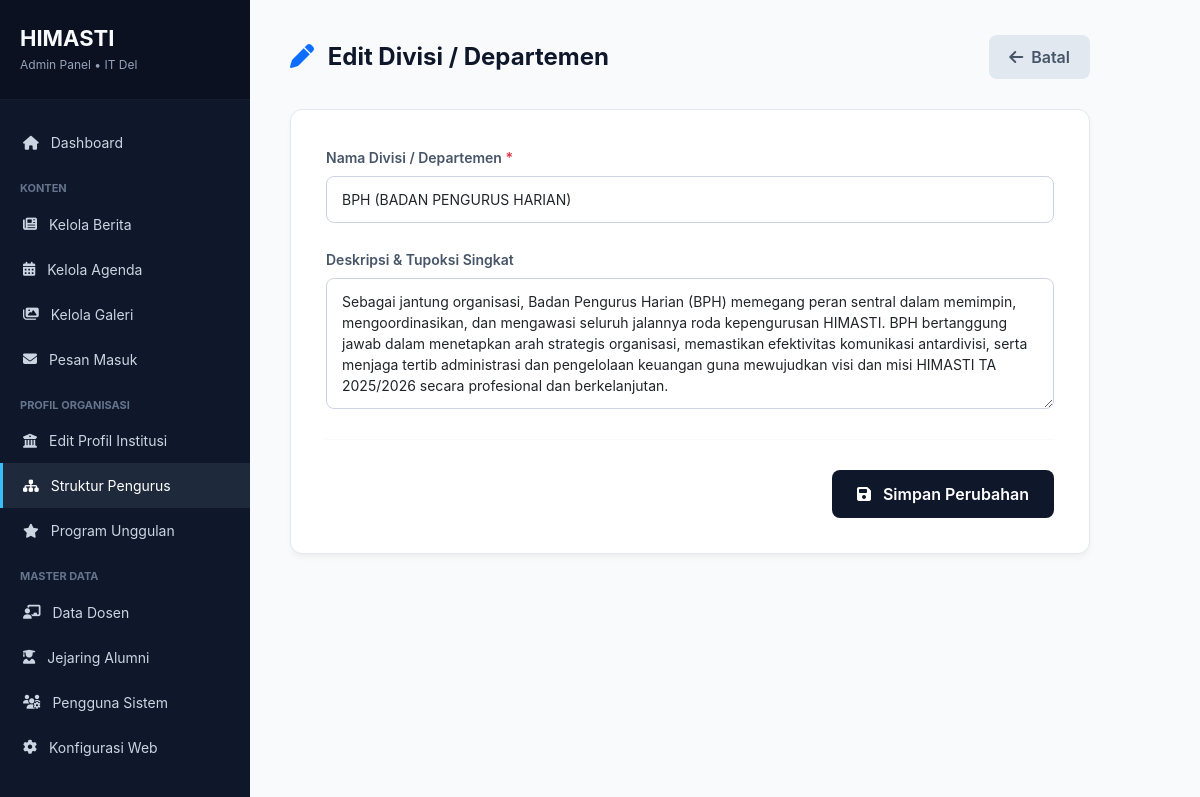
Page /admin/pengurus/edit_divisi.php?id=1 (signed in) on the committed database.
### tables this page shows
CREATE TABLE `divisions` (
  `id` int(11) NOT NULL AUTO_INCREMENT,
  `name` varchar(150) NOT NULL,
  `description` text DEFAULT NULL,
  `created_at` timestamp NOT NULL DEFAULT current_timestamp(),
  PRIMARY KEY (`id`)
);

### admin/pengurus/edit_divisi.php (the view, shortened to what this page needs)
<?php
require_once __DIR__ . '/../../config/database.php';
$id = $_GET['id'] ?? 0;
$stmt = $pdo->prepare("SELECT * FROM divisions WHERE id = ?");
$stmt->execute([$id]);
$divisi = $stmt->fetch(PDO::FETCH_ASSOC);
?>
<!DOCTYPE html>
<html lang="id">
<head>
    <link href="https://cdn.jsdelivr.net/npm/bootstrap@5.3.0/dist/css/bootstrap.min.css" rel="stylesheet">
    <link rel="stylesheet" href="https://cdnjs.cloudflare.com/ajax/libs/font-awesome/6.4.0/css/all.min.css">
</head>
<body>
    <div class="sidebar">
        <div class="sidebar-header"><h2>HIMASTI</h2><p>Admin Panel &bull; IT Del</p></div>
        <ul class="menu">
            <li><a href="../dashboard.php"><i class="fas fa-home"></i> Dashboard</a></li>
            <li class="menu-divider">Konten</li>
            <li><a href="../berita/index.php"><i class="fas fa-newspaper"></i> Kelola Berita</a></li>
            <li><a href="../agenda/index.php"><i class="fas fa-calendar-alt"></i> Kelola Agenda</a></li>
            <li><a href="../galeri/index.php"><i class="fas fa-images"></i> Kelola Galeri</a></li>
            <li><a href="../pesan/index.php"><i class="fas fa-envelope"></i> Pesan Masuk</a></li>
            <li class="menu-divider">Profil Organisasi</li>
            <li><a href="../profil/index.php"><i class="fas fa-university"></i> Edit Profil Institusi</a></li>
            <li><a href="index.php" class="active"><i class="fas fa-sitemap"></i> Struktur Pengurus</a></li>
            <li><a href="../program/index.php"><i class="fas fa-star"></i> Program Unggulan</a></li>
            <li class="menu-divider">Master Data</li>
            <li><a href="../dosen/index.php"><i class="fas fa-chalkboard-teacher"></i> Data Dosen</a></li>
            <li><a href="../alumni/index.php"><i class="fas fa-user-graduate"></i> Jejaring Alumni</a></li>
            <li><a href="../user/index.php"><i class="fas fa-users-cog"></i> Pengguna Sistem</a></li>
            <li><a href="../pengaturan/index.php"><i class="fas fa-cog"></i> Konfigurasi Web</a></li>
        </ul>
    </div>
    <div class="main">
        <div class="page-header">
            <h1><i class="fas fa-pen text-primary me-2"></i> Edit Divisi / Departemen</h1>
            <a href="index.php" class="btn-kembali"><i class="fas fa-arrow-left me-2"></i>Batal</a>
        </div>
        <div class="card-custom">
            <form method="POST" action="">
                <div class="mb-4">
                    <label class="form-label">Nama Divisi / Departemen <span class="text-danger">*</span></label>
                    <input type="text" name="name" class="form-control" required value="<?= htmlspecialchars($divisi['name']) ?>">
                </div>
                <div class="mb-4">
                    <label class="form-label">Deskripsi & Tupoksi Singkat</label>
                    <textarea name="description" class="form-control" rows="5"><?= htmlspecialchars($divisi['description']) ?></textarea>
                </div>
                <hr style="border-color:#e2e8f0; margin: 30px 0;">
                <div class="text-end">
                    <button type="submit" class="btn-simpan"><i class="fas fa-save me-2"></i> Simpan Perubahan</button>
                </div>
            </form>
        </div>
    </div>
</body>
</html>

### admin/pengurus/edit_divisi.php (style rules this page uses)
* { font-family: 'Inter', 'Segoe UI', Tahoma, sans-serif; }
body { background: #f8fafc; display: flex; min-height: 100vh; margin: 0; color: #334155; }
.sidebar { width: 250px; background: #0f172a; color: white; position: fixed; height: 100vh; overflow-y: auto; z-index: 1000; }
.sidebar-header { padding: 25px 20px; border-bottom: 1px solid rgba(255,255,255,0.05); background: #0b1120; }
.sidebar-header h2 { color: #f8fafc; font-size: 22px; margin-bottom: 5px; font-weight: 700; }
.sidebar-header p { color: #94a3b8; font-size: 12px; margin:0; }
.menu { list-style: none; padding: 20px 0; margin:0; }
.menu li a { display: flex; align-items: center; gap: 12px; color: #cbd5e1; text-decoration: none; padding: 12px 20px; transition: 0.3s; font-size: 14px; border-left: 3px solid transparent; }
.menu li a:hover, .menu li a.active { background: #1e293b; color: #fff; border-left-color: #38bdf8; }
.menu-divider { color: #64748b; font-size: 11px; padding: 15px 20px 5px; text-transform: uppercase; font-weight: 700; }
.main { margin-left: 250px; padding: 35px 40px; width: calc(100% - 250px); }
.page-header { display: flex; justify-content: space-between; align-items: center; margin-bottom: 30px; max-width: 800px; }
.page-header h1 { font-size: 24px; font-weight: 700; color: #0f172a; margin: 0; }
.card-custom { background: #ffffff; border-radius: 12px; box-shadow: 0 4px 6px -1px rgba(0,0,0,0.05); border: 1px solid #e2e8f0; margin-bottom: 30px; max-width: 800px; padding: 35px; }
.form-label { font-weight: 600; color: #475569; font-size: 14px; margin-bottom: 8px; }
.form-control { border-radius: 8px; border: 1px solid #cbd5e1; padding: 12px 15px; font-size: 14px; }
.btn-kembali { background: #e2e8f0; color: #475569; border: none; border-radius: 8px; font-weight: 600; padding: 10px 20px; text-decoration: none; }
.btn-simpan { background: #0f172a; color: white; border: none; border-radius: 8px; font-weight: 600; padding: 12px 25px; transition: 0.3s; }

### rows in the picture
divisions: name "BPH (BADAN PENGURUS HARIAN)", description "Sebagai jantung organisasi, Badan Pengurus Harian (BPH) memegang peran sentral dalam memimpin, mengoordinasikan, dan mengawasi seluruh jalannya roda kepengurusan HIMASTI. BPH bertanggung jawab dalam menetapkan arah strategis organisasi, memastikan efektivitas komunikasi antardivisi, serta menjaga tertib administrasi dan pengelolaan keuangan guna mewujudkan visi dan misi HIMASTI TA 2025/2026 secara profesional dan berkelanjutan."
